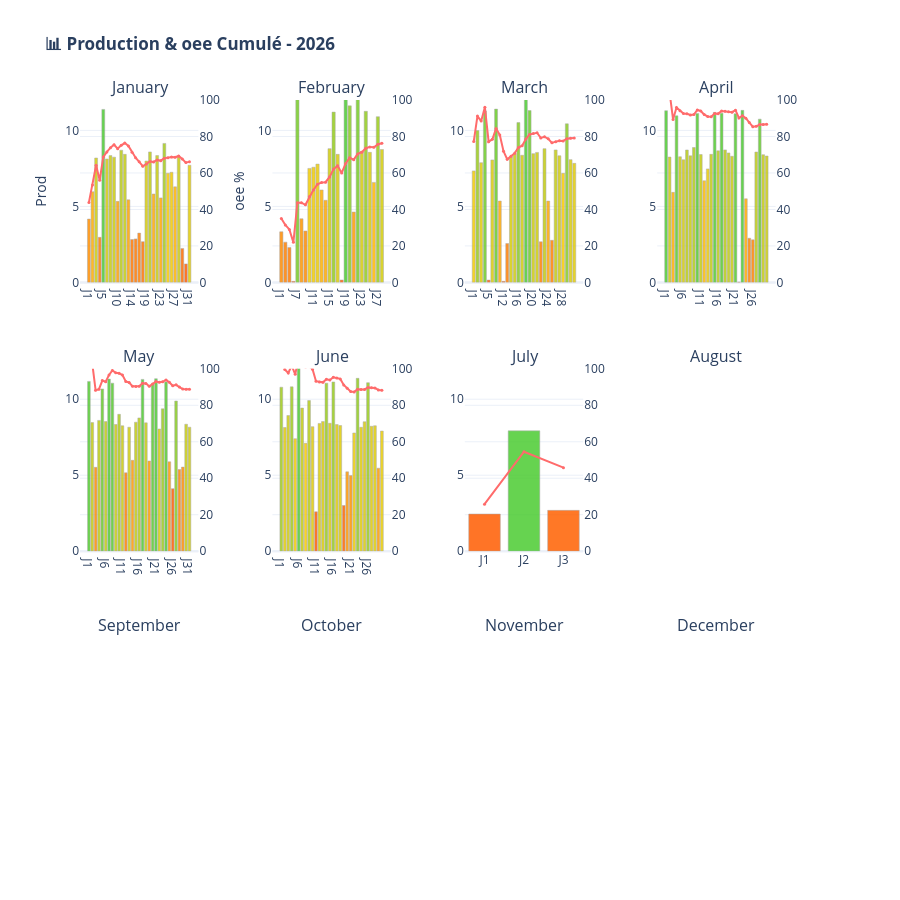

The cell this chart's notebook holds for it:
### Code cell
dashboard.plot_histogramme_annuee(annea=2026, nom_produit='Ester')

### Figure 1 — Plotly figure (JSON) as saved in the notebook; plotly's stock layout.template omitted (floating-point values rounded to 4 significant figures)
{"data": [{"hovertemplate": "<b>%{x}</b><br>Prod: %{y:.1f}<extra></extra>", "marker": {"color": ["rgba(255, 143, 0, 0.85)", "rgba(255, 174, 0, 0.85)", "rgba(206, 204, 13, 0.85)", "rgba(255, 122, 0, 0.85)", "rgba(76, 204, 50, 0.85)", "rgba(209, 204, 12, 0.85)", "rgba(200, 204, 15, 0.85)", "rgba(204, 204, 14, 0.85)", "rgba(255, 163, 0, 0.85)", "rgba(185, 204, 19, 0.85)", "rgba(196, 204, 16, 0.85)", "rgba(255, 164, 0, 0.85)", "rgba(255, 119, 0, 0.85)", "rgba(255, 120, 0, 0.85)", "rgba(255, 127, 0, 0.85)", "rgba(255, 117, 0, 0.85)", "rgba(214, 204, 11, 0.85)", "rgba(190, 204, 18, 0.85)", "rgba(255, 171, 0, 0.85)", "rgba(200, 204, 15, 0.85)", "rgba(255, 167, 0, 0.85)", "rgba(167, 204, 24, 0.85)", "rgba(247, 204, 2, 0.85)", "rgba(244, 204, 2, 0.85)", "rgba(255, 179, 0, 0.85)", "rgba(203, 204, 14, 0.85)", "rgba(255, 109, 0, 0.85)", "rgba(255, 92, 0, 0.85)", "rgba(226, 204, 8, 0.85)"], "line": {"color": "darkgray", "width": 0.5}}, "name": "Prod", "showlegend": false, "text": ["4", "6", "8", "3", "11", "8", "8", "8", "5", "9", "8", "5", "3", "3", "3", "3", "8", "9", "6", "8", "6", "9", "7", "7", "6", "8", "2", "1", "8"], "textposition": "none", "type": "bar", "x": ["J1", "J2", "J3", "J4", "J5", "J6", "J7", "J8", "J10", "J11", "J12", "J13", "J14", "J15", "J16", "J18", "J19", "J20", "J21", "J22", "J23", "J24", "J25", "J26", "J27", "J28", "J29", "J30", "J31"], "xaxis": "x", "y": [4.167, 5.966, 8.185, 2.966, 11.38, 8.117, 8.34, 8.239, 5.331, 8.698, 8.424, 5.431, 2.823, 2.862, 3.243, 2.682, 7.985, 8.584, 5.814, 8.344, 5.56, 9.143, 7.184, 7.245, 6.285, 8.252, 2.235, 1.218, 7.708], "yaxis": "y"}, {"hovertemplate": "<b>%{x}</b><br>oee: %{y:.0f}%<extra></extra>", "line": {"color": "#FF6B6B", "width": 2}, "marker": {"color": "#FF6B6B", "size": 3}, "mode": "lines+markers", "name": "oee", "showlegend": false, "type": "scatter", "x": ["J1", "J2", "J3", "J4", "J5", "J6", "J7", "J8", "J10", "J11", "J12", "J13", "J14", "J15", "J16", "J18", "J19", "J20", "J21", "J22", "J23", "J24", "J25", "J26", "J27", "J28", "J29", "J30", "J31"], "xaxis": "x", "y": [43.87, 53.33, 64.27, 56.01, 68.77, 71.55, 73.87, 75.47, 73.32, 75.15, 76.38, 74.78, 71.31, 68.37, 66.09, 63.72, 64.92, 66.33, 66.06, 67.15, 66.74, 68.08, 68.41, 68.73, 68.63, 69.33, 67.64, 65.68, 66.21], "yaxis": "y2"}, {"hovertemplate": "<b>%{x}</b><br>Prod: %{y:.1f}<extra></extra>", "marker": {"color": ["rgba(255, 139, 0, 0.85)", "rgba(255, 129, 0, 0.85)", "rgba(255, 124, 0, 0.85)", "rgba(255, 92, 0, 0.85)", "rgba(118, 204, 38, 0.85)", "rgba(255, 151, 0, 0.85)", "rgba(255, 139, 0, 0.85)", "rgba(242, 204, 3, 0.85)", "rgba(240, 204, 4, 0.85)", "rgba(235, 204, 5, 0.85)", "rgba(255, 178, 0, 0.85)", "rgba(255, 168, 0, 0.85)", "rgba(209, 204, 12, 0.85)", "rgba(148, 204, 29, 0.85)", "rgba(218, 204, 10, 0.85)", "rgba(255, 93, 0, 0.85)", "rgba(76, 204, 50, 0.85)", "rgba(137, 204, 32, 0.85)", "rgba(255, 157, 0, 0.85)", "rgba(118, 204, 38, 0.85)", "rgba(213, 204, 11, 0.85)", "rgba(146, 204, 30, 0.85)", "rgba(215, 204, 11, 0.85)", "rgba(255, 185, 0, 0.85)", "rgba(155, 204, 27, 0.85)", "rgba(210, 204, 12, 0.85)"], "line": {"color": "darkgray", "width": 0.5}}, "name": "Prod", "showlegend": false, "text": ["3", "3", "2", "0", "12", "4", "3", "7", "8", "8", "6", "5", "9", "11", "8", "0", "14", "12", "5", "12", "9", "11", "9", "7", "11", "9"], "textposition": "none", "type": "bar", "x": ["J1", "J2", "J3", "J6", "J7", "J8", "J9", "J10", "J11", "J12", "J13", "J14", "J15", "J16", "J17", "J18", "J19", "J20", "J21", "J22", "J23", "J24", "J25", "J26", "J27", "J28"], "xaxis": "x2", "y": [3.331, 2.65, 2.297, 0.06924, 12.38, 4.185, 3.384, 7.499, 7.578, 7.783, 6.08, 5.402, 8.798, 11.2, 8.423, 0.1614, 14.02, 11.62, 4.628, 12.38, 8.62, 11.26, 8.557, 6.58, 10.9, 8.743], "yaxis": "y3"}, {"hovertemplate": "<b>%{x}</b><br>oee: %{y:.0f}%<extra></extra>", "line": {"color": "#FF6B6B", "width": 2}, "marker": {"color": "#FF6B6B", "size": 3}, "mode": "lines+markers", "name": "oee", "showlegend": false, "type": "scatter", "x": ["J1", "J2", "J3", "J6", "J7", "J8", "J9", "J10", "J11", "J12", "J13", "J14", "J15", "J16", "J17", "J18", "J19", "J20", "J21", "J22", "J23", "J24", "J25", "J26", "J27", "J28"], "xaxis": "x2", "y": [35.06, 31.48, 29.04, 21.96, 43.63, 43.7, 42.54, 47.09, 50.72, 53.84, 54.77, 54.94, 57.84, 62.13, 63.9, 60.01, 65.17, 68.34, 67.31, 70.46, 71.42, 73.56, 74.28, 74.07, 75.7, 76.33], "yaxis": "y4"}, {"hovertemplate": "<b>%{x}</b><br>Prod: %{y:.1f}<extra></extra>", "marker": {"color": ["rgba(243, 204, 3, 0.85)", "rgba(154, 204, 28, 0.85)", "rgba(225, 204, 8, 0.85)", "rgba(110, 204, 40, 0.85)", "rgba(255, 93, 0, 0.85)", "rgba(219, 204, 9, 0.85)", "rgba(106, 204, 41, 0.85)", "rgba(255, 168, 0, 0.85)", "rgba(255, 92, 0, 0.85)", "rgba(255, 127, 0, 0.85)", "rgba(212, 204, 11, 0.85)", "rgba(206, 204, 13, 0.85)", "rgba(136, 204, 33, 0.85)", "rgba(209, 204, 12, 0.85)", "rgba(76, 204, 50, 0.85)", "rgba(110, 204, 40, 0.85)", "rgba(205, 204, 13, 0.85)", "rgba(202, 204, 14, 0.85)", "rgba(255, 129, 0, 0.85)", "rgba(194, 204, 16, 0.85)", "rgba(255, 168, 0, 0.85)", "rgba(255, 130, 0, 0.85)", "rgba(197, 204, 16, 0.85)", "rgba(210, 204, 12, 0.85)", "rgba(249, 204, 1, 0.85)", "rgba(139, 204, 32, 0.85)", "rgba(218, 204, 10, 0.85)", "rgba(226, 204, 7, 0.85)"], "line": {"color": "darkgray", "width": 0.5}}, "name": "Prod", "showlegend": false, "text": ["7", "10", "8", "11", "0", "8", "11", "5", "0", "3", "8", "8", "11", "8", "12", "11", "8", "9", "3", "9", "5", "3", "9", "8", "7", "10", "8", "8"], "textposition": "none", "type": "bar", "x": ["J1", "J2", "J3", "J4", "J5", "J6", "J7", "J8", "J12", "J13", "J14", "J15", "J16", "J17", "J18", "J19", "J20", "J21", "J22", "J23", "J24", "J25", "J26", "J27", "J28", "J29", "J30", "J31"], "xaxis": "x3", "y": [7.337, 9.989, 7.876, 11.28, 0.1545, 8.057, 11.4, 5.354, 0.06962, 2.556, 8.255, 8.442, 10.51, 8.363, 12.3, 11.3, 8.471, 8.552, 2.671, 8.798, 5.353, 2.77, 8.716, 8.33, 7.173, 10.43, 8.077, 7.833], "yaxis": "y5"}, {"hovertemplate": "<b>%{x}</b><br>oee: %{y:.0f}%<extra></extra>", "line": {"color": "#FF6B6B", "width": 2}, "marker": {"color": "#FF6B6B", "size": 3}, "mode": "lines+markers", "name": "oee", "showlegend": false, "type": "scatter", "x": ["J1", "J2", "J3", "J4", "J5", "J6", "J7", "J8", "J12", "J13", "J14", "J15", "J16", "J17", "J18", "J19", "J20", "J21", "J22", "J23", "J24", "J25", "J26", "J27", "J28", "J29", "J30", "J31"], "xaxis": "x3", "y": [77.23, 91.19, 88.43, 96.01, 77.13, 78.41, 84.36, 80.86, 71.95, 67.45, 69.22, 70.85, 73.92, 74.93, 78.56, 81.09, 81.57, 82.04, 79.2, 79.87, 78.75, 76.49, 77.16, 77.6, 77.51, 78.76, 78.99, 79.11], "yaxis": "y6"}, {"hovertemplate": "<b>%{x}</b><br>Prod: %{y:.1f}<extra></extra>", "marker": {"color": ["rgba(77, 204, 49, 0.85)", "rgba(203, 204, 14, 0.85)", "rgba(255, 176, 0, 0.85)", "rgba(91, 204, 45, 0.85)", "rgba(202, 204, 14, 0.85)", "rgba(210, 204, 12, 0.85)", "rgba(184, 204, 19, 0.85)", "rgba(200, 204, 15, 0.85)", "rgba(177, 204, 21, 0.85)", "rgba(84, 204, 47, 0.85)", "rgba(196, 204, 16, 0.85)", "rgba(255, 187, 0, 0.85)", "rgba(235, 204, 5, 0.85)", "rgba(196, 204, 16, 0.85)", "rgba(82, 204, 48, 0.85)", "rgba(186, 204, 19, 0.85)", "rgba(84, 204, 47, 0.85)", "rgba(183, 204, 19, 0.85)", "rgba(192, 204, 17, 0.85)", "rgba(201, 204, 15, 0.85)", "rgba(85, 204, 47, 0.85)", "rgba(255, 92, 0, 0.85)", "rgba(76, 204, 50, 0.85)", "rgba(255, 170, 0, 0.85)", "rgba(255, 133, 0, 0.85)", "rgba(255, 131, 0, 0.85)", "rgba(189, 204, 18, 0.85)", "rgba(100, 204, 43, 0.85)", "rgba(197, 204, 16, 0.85)", "rgba(200, 204, 15, 0.85)"], "line": {"color": "darkgray", "width": 0.5}}, "name": "Prod", "showlegend": false, "text": ["11", "8", "6", "11", "8", "8", "9", "8", "9", "11", "8", "7", "7", "8", "11", "9", "11", "9", "9", "8", "11", "0", "11", "5", "3", "3", "9", "11", "8", "8"], "textposition": "none", "type": "bar", "x": ["J1", "J2", "J3", "J4", "J5", "J6", "J7", "J8", "J9", "J10", "J11", "J12", "J13", "J14", "J15", "J16", "J17", "J18", "J19", "J20", "J21", "J22", "J23", "J24", "J25", "J26", "J27", "J28", "J29", "J30"], "xaxis": "x4", "y": [11.3, 8.247, 5.923, 10.96, 8.265, 8.068, 8.713, 8.327, 8.875, 11.12, 8.412, 6.684, 7.467, 8.426, 11.18, 8.656, 11.13, 8.717, 8.518, 8.298, 11.1, 0.02586, 11.32, 5.499, 2.906, 2.8, 8.577, 10.74, 8.402, 8.315], "yaxis": "y7"}, {"hovertemplate": "<b>%{x}</b><br>oee: %{y:.0f}%<extra></extra>", "line": {"color": "#FF6B6B", "width": 2}, "marker": {"color": "#FF6B6B", "size": 3}, "mode": "lines+markers", "name": "oee", "showlegend": false, "type": "scatter", "x": ["J1", "J2", "J3", "J4", "J5", "J6", "J7", "J8", "J9", "J10", "J11", "J12", "J13", "J14", "J15", "J16", "J17", "J18", "J19", "J20", "J21", "J22", "J23", "J24", "J25", "J26", "J27", "J28", "J29", "J30"], "xaxis": "x4", "y": [118.9, 102.9, 89.35, 95.86, 94.08, 92.56, 92.44, 91.84, 92.01, 94.52, 93.97, 92.01, 90.97, 90.81, 92.61, 92.51, 93.96, 93.84, 93.62, 93.31, 94.42, 90.14, 91.41, 90.01, 87.63, 85.39, 85.58, 86.56, 86.62, 86.65], "yaxis": "y8"}, {"hovertemplate": "<b>%{x}</b><br>Prod: %{y:.1f}<extra></extra>", "marker": {"color": ["rgba(83, 204, 47, 0.85)", "rgba(195, 204, 16, 0.85)", "rgba(255, 140, 0, 0.85)", "rgba(189, 204, 18, 0.85)", "rgba(104, 204, 42, 0.85)", "rgba(192, 204, 17, 0.85)", "rgba(77, 204, 49, 0.85)", "rgba(88, 204, 46, 0.85)", "rgba(200, 204, 15, 0.85)", "rgba(172, 204, 23, 0.85)", "rgba(203, 204, 14, 0.85)", "rgba(255, 128, 0, 0.85)", "rgba(207, 204, 13, 0.85)", "rgba(255, 156, 0, 0.85)", "rgba(193, 204, 17, 0.85)", "rgba(182, 204, 20, 0.85)", "rgba(78, 204, 49, 0.85)", "rgba(195, 204, 16, 0.85)", "rgba(255, 155, 0, 0.85)", "rgba(90, 204, 46, 0.85)", "rgba(76, 204, 50, 0.85)", "rgba(212, 204, 11, 0.85)", "rgba(157, 204, 27, 0.85)", "rgba(85, 204, 47, 0.85)", "rgba(255, 153, 0, 0.85)", "rgba(255, 92, 0, 0.85)", "rgba(136, 204, 33, 0.85)", "rgba(255, 135, 0, 0.85)", "rgba(255, 141, 0, 0.85)", "rgba(199, 204, 15, 0.85)", "rgba(207, 204, 13, 0.85)"], "line": {"color": "darkgray", "width": 0.5}}, "name": "Prod", "showlegend": false, "text": ["11", "8", "6", "9", "11", "9", "11", "11", "8", "9", "8", "5", "8", "6", "8", "9", "11", "8", "6", "11", "11", "8", "9", "11", "6", "4", "10", "5", "6", "8", "8"], "textposition": "none", "type": "bar", "x": ["J1", "J2", "J3", "J4", "J5", "J6", "J7", "J8", "J9", "J10", "J11", "J12", "J13", "J14", "J15", "J16", "J17", "J18", "J19", "J20", "J21", "J22", "J23", "J24", "J25", "J26", "J27", "J28", "J29", "J30", "J31"], "xaxis": "x5", "y": [11.17, 8.459, 5.519, 8.604, 10.67, 8.525, 11.32, 11.06, 8.335, 9.006, 8.252, 5.157, 8.156, 5.98, 8.487, 8.767, 11.3, 8.444, 5.935, 11.01, 11.35, 8.039, 9.367, 11.13, 5.88, 4.115, 9.882, 5.373, 5.532, 8.353, 8.158], "yaxis": "y9"}, {"hovertemplate": "<b>%{x}</b><br>oee: %{y:.0f}%<extra></extra>", "line": {"color": "#FF6B6B", "width": 2}, "marker": {"color": "#FF6B6B", "size": 3}, "mode": "lines+markers", "name": "oee", "showlegend": false, "type": "scatter", "x": ["J1", "J2", "J3", "J4", "J5", "J6", "J7", "J8", "J9", "J10", "J11", "J12", "J13", "J14", "J15", "J16", "J17", "J18", "J19", "J20", "J21", "J22", "J23", "J24", "J25", "J26", "J27", "J28", "J29", "J30", "J31"], "xaxis": "x5", "y": [117.6, 103.3, 88.24, 88.82, 93.53, 92.9, 96.65, 99.12, 97.85, 97.55, 96.58, 93.05, 92.5, 90.39, 90.32, 90.44, 92.12, 91.94, 90.39, 91.66, 92.99, 92.61, 92.87, 93.88, 92.6, 90.7, 91.2, 89.96, 88.86, 88.83, 88.74], "yaxis": "y10"}, {"hovertemplate": "<b>%{x}</b><br>Prod: %{y:.1f}<extra></extra>", "marker": {"color": ["rgba(160, 204, 26, 0.85)", "rgba(226, 204, 7, 0.85)", "rgba(206, 204, 13, 0.85)", "rgba(159, 204, 26, 0.85)", "rgba(245, 204, 2, 0.85)", "rgba(76, 204, 50, 0.85)", "rgba(194, 204, 16, 0.85)", "rgba(252, 204, 0, 0.85)", "rgba(182, 204, 20, 0.85)", "rgba(225, 204, 8, 0.85)", "rgba(255, 92, 0, 0.85)", "rgba(219, 204, 9, 0.85)", "rgba(216, 204, 10, 0.85)", "rgba(153, 204, 28, 0.85)", "rgba(219, 204, 9, 0.85)", "rgba(151, 204, 28, 0.85)", "rgba(221, 204, 9, 0.85)", "rgba(223, 204, 8, 0.85)", "rgba(255, 101, 0, 0.85)", "rgba(255, 151, 0, 0.85)", "rgba(255, 146, 0, 0.85)", "rgba(235, 204, 5, 0.85)", "rgba(145, 204, 30, 0.85)", "rgba(226, 204, 8, 0.85)", "rgba(217, 204, 10, 0.85)", "rgba(152, 204, 28, 0.85)", "rgba(224, 204, 8, 0.85)", "rgba(223, 204, 8, 0.85)", "rgba(255, 157, 0, 0.85)", "rgba(232, 204, 6, 0.85)"], "line": {"color": "darkgray", "width": 0.5}}, "name": "Prod", "showlegend": false, "text": ["11", "8", "9", "11", "7", "14", "9", "7", "10", "8", "3", "8", "9", "11", "8", "11", "8", "8", "3", "5", "5", "8", "11", "8", "9", "11", "8", "8", "5", "8"], "textposition": "none", "type": "bar", "x": ["J1", "J2", "J3", "J4", "J5", "J6", "J7", "J8", "J9", "J10", "J11", "J12", "J13", "J14", "J15", "J16", "J17", "J18", "J19", "J20", "J21", "J22", "J23", "J24", "J25", "J26", "J27", "J28", "J29", "J30"], "xaxis": "x6", "y": [10.79, 8.134, 8.927, 10.81, 7.398, 14.13, 9.417, 7.094, 9.91, 8.191, 2.593, 8.406, 8.529, 11.06, 8.416, 11.13, 8.33, 8.267, 3.008, 5.221, 4.974, 7.778, 11.37, 8.153, 8.517, 11.08, 8.22, 8.251, 5.462, 7.904], "yaxis": "y11"}, {"hovertemplate": "<b>%{x}</b><br>oee: %{y:.0f}%<extra></extra>", "line": {"color": "#FF6B6B", "width": 2}, "marker": {"color": "#FF6B6B", "size": 3}, "mode": "lines+markers", "name": "oee", "showlegend": false, "type": "scatter", "x": ["J1", "J2", "J3", "J4", "J5", "J6", "J7", "J8", "J9", "J10", "J11", "J12", "J13", "J14", "J15", "J16", "J17", "J18", "J19", "J20", "J21", "J22", "J23", "J24", "J25", "J26", "J27", "J28", "J29", "J30"], "xaxis": "x6", "y": [113.6, 99.6, 97.72, 101.7, 96.97, 105.6, 104.7, 100.9, 101.3, 99.8, 93.2, 92.81, 92.58, 94.28, 93.9, 95.35, 94.9, 94.47, 91.16, 89.35, 87.59, 87.33, 88.74, 88.62, 88.66, 89.74, 89.62, 89.52, 88.41, 88.24], "yaxis": "y12"}, {"hovertemplate": "<b>%{x}</b><br>Prod: %{y:.1f}<extra></extra>", "marker": {"color": ["rgba(255, 92, 0, 0.85)", "rgba(76, 204, 50, 0.85)", "rgba(255, 97, 0, 0.85)"], "line": {"color": "darkgray", "width": 0.5}}, "name": "Prod", "showlegend": false, "text": ["2", "8", "3"], "textposition": "none", "type": "bar", "x": ["J1", "J2", "J3"], "xaxis": "x7", "y": [2.447, 7.918, 2.687], "yaxis": "y13"}, {"hovertemplate": "<b>%{x}</b><br>oee: %{y:.0f}%<extra></extra>", "line": {"color": "#FF6B6B", "width": 2}, "marker": {"color": "#FF6B6B", "size": 3}, "mode": "lines+markers", "name": "oee", "showlegend": false, "type": "scatter", "x": ["J1", "J2", "J3"], "xaxis": "x7", "y": [25.76, 54.55, 45.79], "yaxis": "y14"}], "layout": {"annotations": [{"font": {"size": 16}, "showarrow": false, "text": "January", "x": 0.08, "xanchor": "center", "xref": "paper", "y": 1, "yanchor": "bottom", "yref": "paper"}, {"font": {"size": 16}, "showarrow": false, "text": "February", "x": 0.34, "xanchor": "center", "xref": "paper", "y": 1, "yanchor": "bottom", "yref": "paper"}, {"font": {"size": 16}, "showarrow": false, "text": "March", "x": 0.6, "xanchor": "center", "xref": "paper", "y": 1, "yanchor": "bottom", "yref": "paper"}, {"font": {"size": 16}, "showarrow": false, "text": "April", "x": 0.86, "xanchor": "center", "xref": "paper", "y": 1, "yanchor": "bottom", "yref": "paper"}, {"font": {"size": 16}, "showarrow": false, "text": "May", "x": 0.08, "xanchor": "center", "xref": "paper", "y": 0.6267, "yanchor": "bottom", "yref": "paper"}, {"font": {"size": 16}, "showarrow": false, "text": "June", "x": 0.34, "xanchor": "center", "xref": "paper", "y": 0.6267, "yanchor": "bottom", "yref": "paper"}, {"font": {"size": 16}, "showarrow": false, "text": "July", "x": 0.6, "xanchor": "center", "xref": "paper", "y": 0.6267, "yanchor": "bottom", "yref": "paper"}, {"font": {"size": 16}, "showarrow": false, "text": "August", "x": 0.86, "xanchor": "center", "xref": "paper", "y": 0.6267, "yanchor": "bottom", "yref": "paper"}, {"font": {"size": 16}, "showarrow": false, "text": "September", "x": 0.08, "xanchor": "center", "xref": "paper", "y": 0.2533, "yanchor": "bottom", "yref": "paper"}, {"font": {"size": 16}, "showarrow": false, "text": "October", "x": 0.34, "xanchor": "center", "xref": "paper", "y": 0.2533, "yanchor": "bottom", "yref": "paper"}, {"font": {"size": 16}, "showarrow": false, "text": "November", "x": 0.6, "xanchor": "center", "xref": "paper", "y": 0.2533, "yanchor": "bottom", "yref": "paper"}, {"font": {"size": 16}, "showarrow": false, "text": "December", "x": 0.86, "xanchor": "center", "xref": "paper", "y": 0.2533, "yanchor": "bottom", "yref": "paper"}], "height": 900, "hovermode": "closest", "showlegend": false, "title": {"text": "<b>📊 Production & oee Cumulé - 2026</b>"}, "xaxis": {"anchor": "y", "domain": [0, 0.16]}, "xaxis10": {"anchor": "y19", "domain": [0.26, 0.42]}, "xaxis11": {"anchor": "y21", "domain": [0.52, 0.68]}, "xaxis12": {"anchor": "y23", "domain": [0.78, 0.94]}, "xaxis2": {"anchor": "y3", "domain": [0.26, 0.42]}, "xaxis3": {"anchor": "y5", "domain": [0.52, 0.68]}, "xaxis4": {"anchor": "y7", "domain": [0.78, 0.94]}, "xaxis5": {"anchor": "y9", "domain": [0, 0.16]}, "xaxis6": {"anchor": "y11", "domain": [0.26, 0.42]}, "xaxis7": {"anchor": "y13", "domain": [0.52, 0.68]}, "xaxis8": {"anchor": "y15", "domain": [0.78, 0.94]}, "xaxis9": {"anchor": "y17", "domain": [0, 0.16]}, "yaxis": {"anchor": "x", "domain": [0.7467, 1], "range": [0, 12], "title": {"text": "Prod"}}, "yaxis10": {"anchor": "x5", "overlaying": "y9", "range": [0, 100], "side": "right"}, "yaxis11": {"anchor": "x6", "domain": [0.3733, 0.6267], "range": [0, 12]}, "yaxis12": {"anchor": "x6", "overlaying": "y11", "range": [0, 100], "side": "right"}, "yaxis13": {"anchor": "x7", "domain": [0.3733, 0.6267], "range": [0, 12]}, "yaxis14": {"anchor": "x7", "overlaying": "y13", "range": [0, 100], "side": "right"}, "yaxis15": {"anchor": "x8", "domain": [0.3733, 0.6267]}, "yaxis16": {"anchor": "x8", "overlaying": "y15", "side": "right"}, "yaxis17": {"anchor": "x9", "domain": [0, 0.2533]}, "yaxis18": {"anchor": "x9", "overlaying": "y17", "side": "right"}, "yaxis19": {"anchor": "x10", "domain": [0, 0.2533]}, "yaxis2": {"anchor": "x", "overlaying": "y", "range": [0, 100], "side": "right", "title": {"text": "oee %"}}, "yaxis20": {"anchor": "x10", "overlaying": "y19", "side": "right"}, "yaxis21": {"anchor": "x11", "domain": [0, 0.2533]}, "yaxis22": {"anchor": "x11", "overlaying": "y21", "side": "right"}, "yaxis23": {"anchor": "x12", "domain": [0, 0.2533]}, "yaxis24": {"anchor": "x12", "overlaying": "y23", "side": "right"}, "yaxis3": {"anchor": "x2", "domain": [0.7467, 1], "range": [0, 12]}, "yaxis4": {"anchor": "x2", "overlaying": "y3", "range": [0, 100], "side": "right"}, "yaxis5": {"anchor": "x3", "domain": [0.7467, 1], "range": [0, 12]}, "yaxis6": {"anchor": "x3", "overlaying": "y5", "range": [0, 100], "side": "right"}, "yaxis7": {"anchor": "x4", "domain": [0.7467, 1], "range": [0, 12]}, "yaxis8": {"anchor": "x4", "overlaying": "y7", "range": [0, 100], "side": "right"}, "yaxis9": {"anchor": "x5", "domain": [0.3733, 0.6267], "range": [0, 12]}}}
